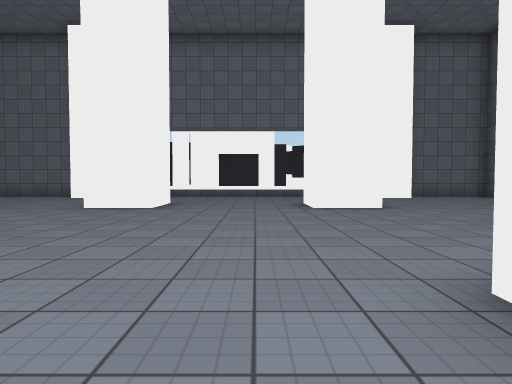
[1] (above)

20 first-person views from a walk through a scene from a Unity 3-D project. The camera is 1.2 m above the floor, tilts 2° down and sees 75° across. The floor is counted in squares, 2 m on a side. Each view is taken from the middle of a square. On the plan, view 1 faces up. The plan holds only what a view shows up to about 10 squares ahead; the rest is blank. The place goes on beyond the plan. The player character is not drawn. Surface patterns are stand-ins for the level's own textures.

[2]
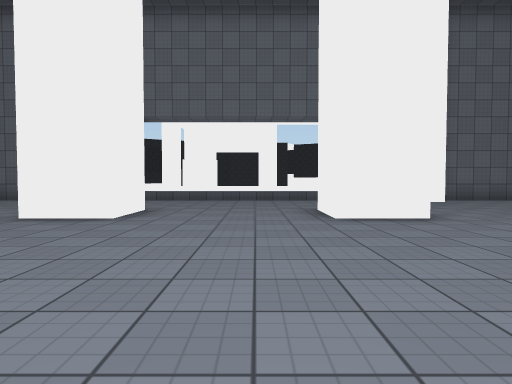

[3]
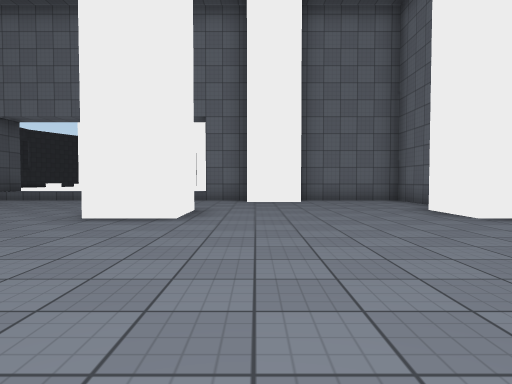

[4]
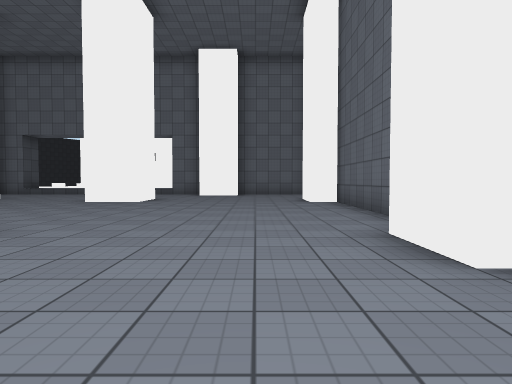

[5]
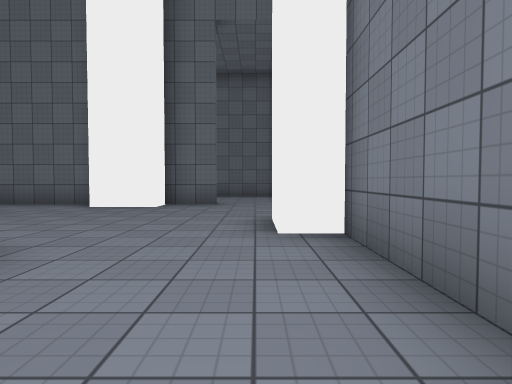

[6]
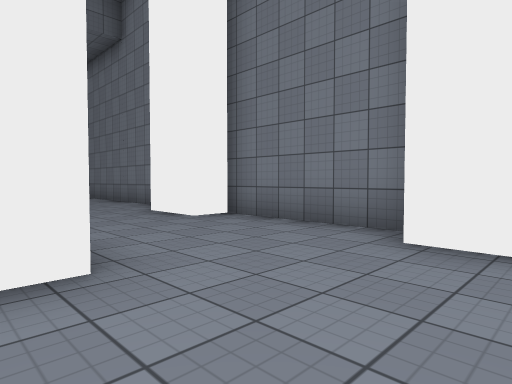

[7]
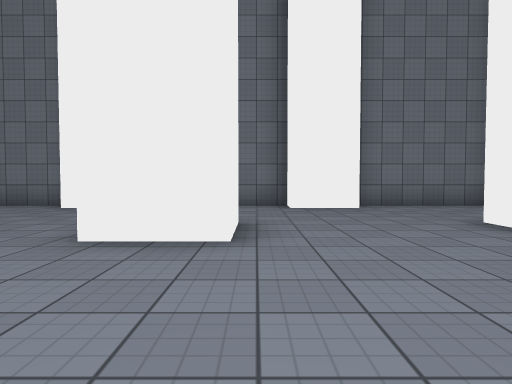

[8]
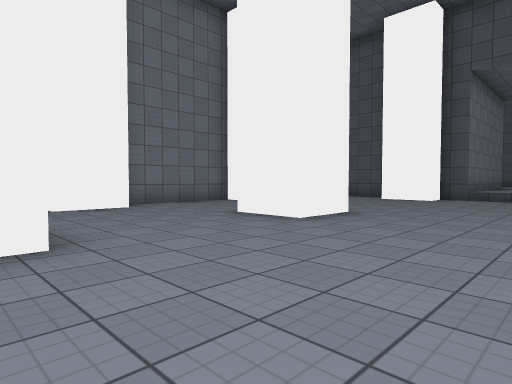

[9]
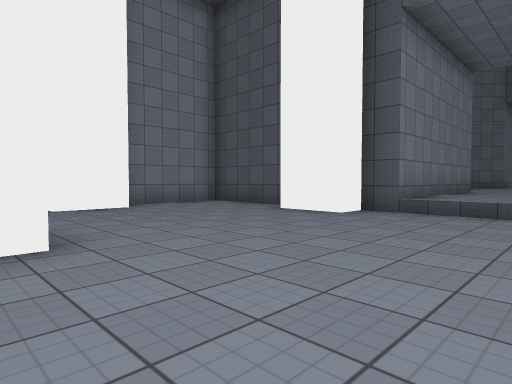

[10]
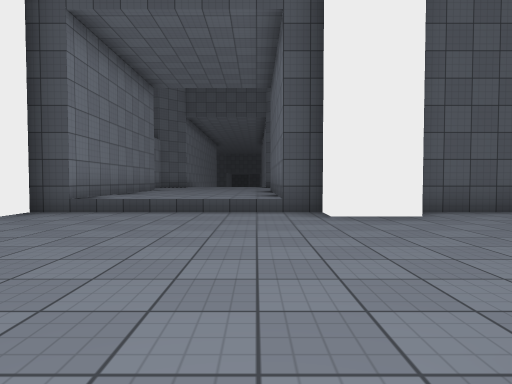

[11]
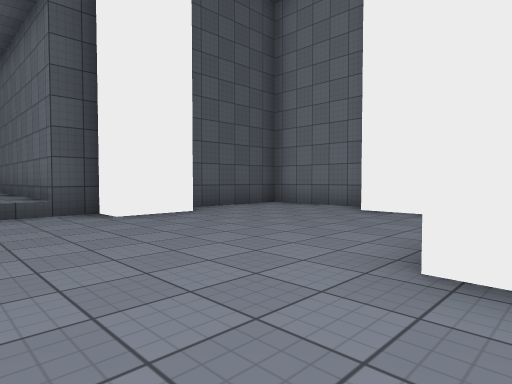

[12]
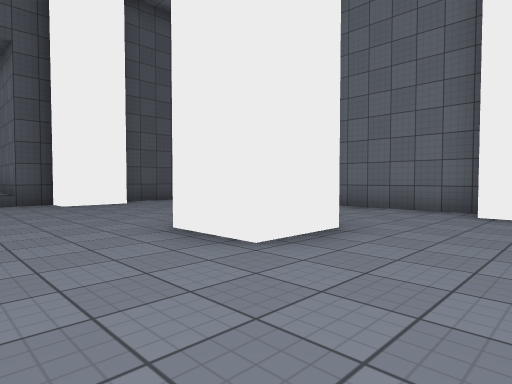

[13]
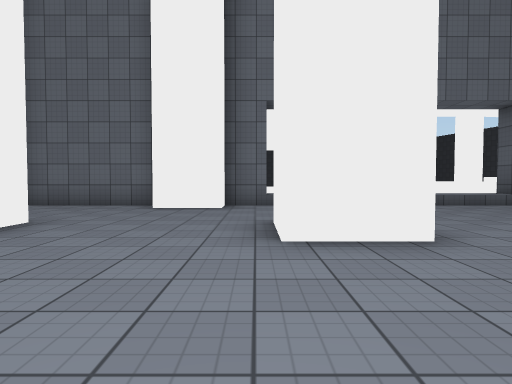

[14]
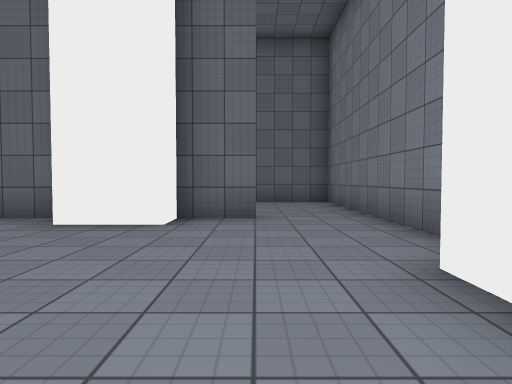

[15]
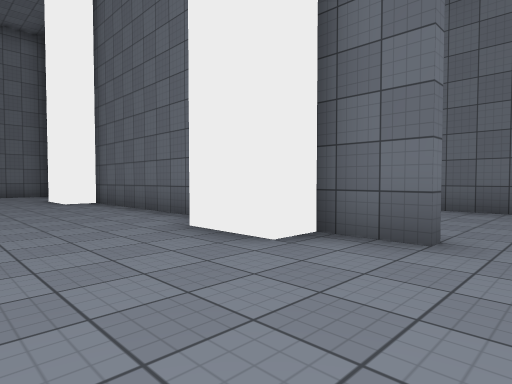

[16]
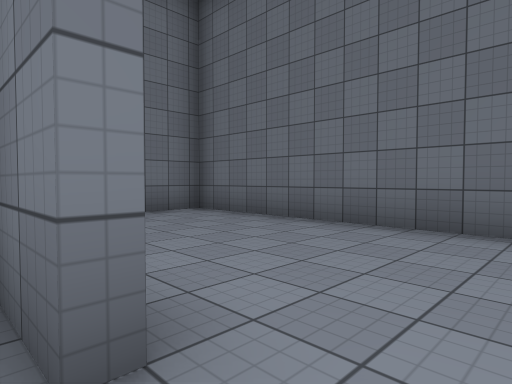

[17]
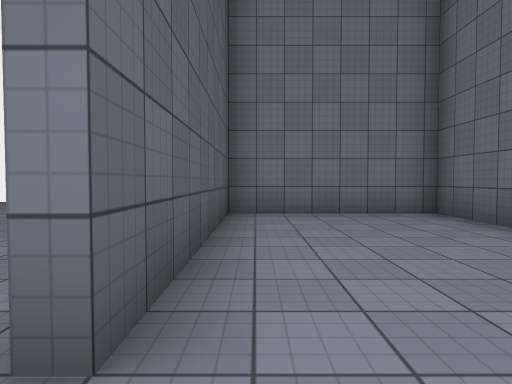

[18]
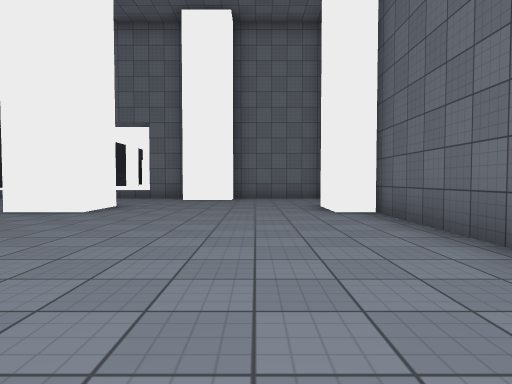

[19]
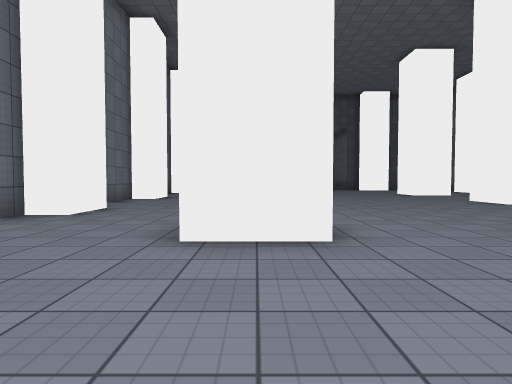

[20]
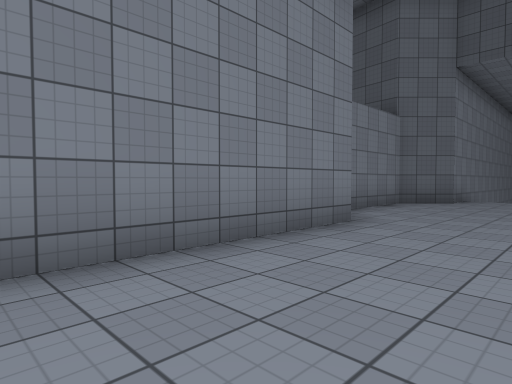

### Floor plan
Key: @ floor where view 1 was taken; # wall or solid block; . main floor; : floor 0.5 m higher than the main floor; / step, stairs or slope.
Columns run from 27 left of view 1 to 13 right of it. Each row starts with its distance up from view 1.
 13                             //#
 12             ############//////#######
 11             #.......................#
 10             #.......................#
  9             #.......................
  8             ##.....#....#....#.....##
  7         #####.......................#
  6          ::::/......................#
  5         :::::/......................#
  4   :::::::::::/.....................######
  3  /:::::::::::/.....................#....#
  2 ###::::######......................#....#
  1   ######    ##.....#....#....#.....#....#
  0             #...........  .@.......#....#
 -1             #...........................#
 -2             #...........................#
 -3             #############################

Positions as (right, up) in squares from view 1, and headings:
1: (0, 0), facing up
2: (0, 2), facing up
3: (4, 2), facing up
4: (6, -2), facing up
5: (0, -2), facing right
6: (-1, 1), facing down-right
7: (-4, 5), facing down
8: (-3, 5), facing down-left
9: (-8, 5), facing down-left
10: (-8, 6), facing left
11: (-8, 5), facing up-left
12: (-5, 5), facing up-left
13: (-4, 4), facing up
14: (3, -1), facing right
15: (5, -2), facing up-right
16: (8, -2), facing up-right
17: (9, -2), facing up
18: (6, 1), facing up
19: (6, 1), facing left
20: (-15, 5), facing down-left
